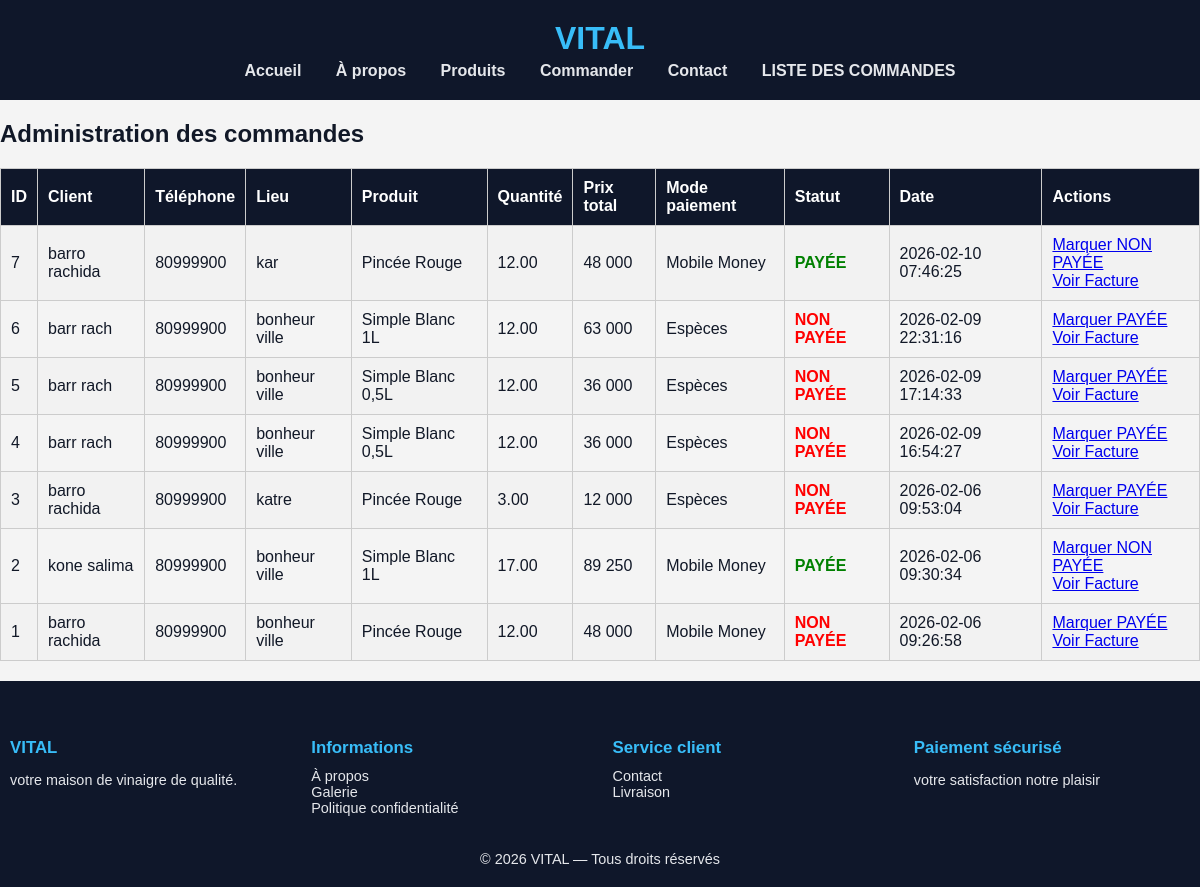
Page /livraison.php on the committed database.
### tables this page shows
CREATE TABLE IF NOT EXISTS `livraisons` (
  `id` int NOT NULL AUTO_INCREMENT,
  `nom` varchar(100) NOT NULL,
  `prenom` varchar(100) NOT NULL,
  `telephone` varchar(20) NOT NULL,
  `lieu` varchar(255) NOT NULL,
  `libelle_produit` varchar(150) NOT NULL,
  `quantite` decimal(4,2) NOT NULL,
  `prix_unitaire` int NOT NULL,
  `prix_total` int NOT NULL,
  `statut` enum('NON PAYÉE','PAYÉE') DEFAULT 'NON PAYÉE',
  `mode_paiement` enum('Espèces','Mobile Money','Carte bancaire','Autre') DEFAULT 'Espèces',
  `date_commande` timestamp NULL DEFAULT CURRENT_TIMESTAMP,
  PRIMARY KEY (`id`)
);

### livraison.php (the view, shortened to what this page needs)
<?php
include 'config.php';
$stmt = $pdo->query("SELECT * FROM livraisons ORDER BY date_commande DESC");
$commandes = $stmt->fetchAll(PDO::FETCH_ASSOC);
?>
<?php include 'header.php'; ?>
<h2>Administration des commandes</h2>
<table class="table-commandes">
<tr><th>ID</th><th>Client</th><th>Téléphone</th><th>Lieu</th><th>Produit</th><th>Quantité</th><th>Prix total</th><th>Mode paiement</th><th>Statut</th><th>Date</th><th>Actions</th></tr>
<?php foreach($commandes as $c): ?>
<tr>
<td><?= $c['id'] ?></td>
<td><?= $c['nom'].' '.$c['prenom'] ?></td>
<td><?= $c['telephone'] ?></td>
<td><?= $c['lieu'] ?></td>
<td><?= $c['libelle_produit'] ?></td>
<td><?= $c['quantite'] ?></td>
<td><?= number_format($c['prix_total'],0,","," ") ?></td>
<td><?= $c['mode_paiement'] ?></td>
<td class="<?= $c['statut']=='PAYÉE'?'paye':'non-paye' ?>"><?= $c['statut'] ?></td>
<td><?= $c['date_commande'] ?></td>
<td>
<?php if($c['statut']=='NON PAYÉE'): ?>
<a href="?id_status=<?= $c['id'] ?>&status=PAYÉE">Marquer PAYÉE</a>
<?php else: ?>
<a href="?id_status=<?= $c['id'] ?>&status=NON PAYÉE">Marquer NON PAYÉE</a>
<?php endif; ?>
<br>
<a href="facture.php?id=<?= $c['id'] ?>" target="_blank">Voir Facture</a>
</td>
</tr>
<?php endforeach; ?>
</table>
<?php include 'pied_de_page.php'; ?>

### header.php
<header class="header">
  <h1>VITAL</h1>
  <nav>
    <a href="index.php">Accueil</a>
    <a href="a_propos.php">À propos</a>
    <a href="produits.php">Produits</a>
    <a href="commande_form.php">Commander</a>
    <a href="contact.php">Contact</a>
    <a href="livraison.php">LISTE DES COMMANDES</a>
  </nav>
</header>

### pied_de_page.php (shortened to what this page needs)
<!DOCTYPE html>
<html lang="en">
<head>
  <link rel="stylesheet" href="style.css">
</head>
<body>
</body>
</html>
<footer class="site-footer">
  <div class="site-footer-container">
    <div class="site-footer-box">
      <h3>VITAL</h3>
      <p>votre maison de vinaigre de qualité.</p>
    </div>
    <div class="site-footer-box">
      <h3>Informations</h3>
      <ul>
        <li><a href="a_propos.php">À propos</a></li>
        <li><a href="galerie.php">Galerie</a></li>
        <li><a href="#">Politique confidentialité</a></li>
      </ul>
    </div>
    <div class="site-footer-box">
      <h3>Service client</h3>
      <ul>
        <li><a href="contact.php">Contact</a></li>
        <li><a href="livraison.php">Livraison</a></li>
      </ul>
    </div>
    <div class="site-footer-box">
      <h3>Paiement sécurisé</h3>
      <p>votre satisfaction notre plaisir</p>
    </div>
  </div>
  <div class="site-footer-bottom">© 2026 VITAL — Tous droits réservés</div>
</footer>

### style.css (style rules this page uses)
body { font-family: Arial, sans-serif; margin:0; padding:0; background:#f9fafb; color:#111827; }
.header { background:#0f172a; color:#e5e7eb; text-align:center; padding:20px 10px; }
.header h1 { color:#38bdf8; margin:0 0 5px 0; }
.header nav a { color:#e5e7eb; text-decoration:none; margin:0 15px; font-weight:bold; }
.site-footer { background:#0f172a; color:#e5e7eb; padding:20px 10px; font-size:0.9em; }
.site-footer h3 { color:#38bdf8; margin-bottom:10px; }
.site-footer-container { display:grid; grid-template-columns:repeat(auto-fit,minmax(220px,1fr)); gap:25px; padding:20px 0; }
.site-footer-box ul { list-style:none; padding:0; margin:0; }
.site-footer-box ul li a { color:#e5e7eb; text-decoration:none; }
.site-footer-bottom { text-align:center; margin-top:15px; }
.table-commandes, .table-facture { width:100%; border-collapse:collapse; margin:20px 0; }
.table-commandes th, .table-commandes td, .table-facture th, .table-facture td { border:1px solid #ccc; padding:10px; }
.table-commandes th, .table-facture th { background:#0f172a; color:white; text-align:left; }
.table-commandes tr:nth-child(even), .table-facture tr:nth-child(even) { background:#f2f2f2; }
.paye { color:green; font-weight:bold; }
.non-paye { color:red; font-weight:bold; }
body { font-family: Arial, sans-serif; background: #f4f4f4; }
h1 { text-align: center; margin-bottom: 20px; }
.paye { color: green; font-weight: bold; }
.non-paye { color: red; font-weight: bold; }
h1 { text-align:center; margin-bottom:20px; }

### rows in the picture
livraisons: id "7", nom "barro", prenom "rachida", telephone "80999900", lieu "kar", libelle_produit "Pincée Rouge", quantite "12.00", prix_total "48 000", mode_paiement "Mobile Money", statut "PAYÉE", date_commande "2026-02-10 07:46:25"
livraisons: id "6", nom "barr", prenom "rach", telephone "80999900", lieu "bonheur ville", libelle_produit "Simple Blanc 1L", quantite "12.00", prix_total "63 000", mode_paiement "Espèces", statut "NON PAYÉE", date_commande "2026-02-09 22:31:16"
livraisons: id "5", nom "barr", prenom "rach", telephone "80999900", lieu "bonheur ville", libelle_produit "Simple Blanc 0,5L", quantite "12.00", prix_total "36 000", mode_paiement "Espèces", statut "NON PAYÉE", date_commande "2026-02-09 17:14:33"
livraisons: id "4", nom "barr", prenom "rach", telephone "80999900", lieu "bonheur ville", libelle_produit "Simple Blanc 0,5L", quantite "12.00", prix_total "36 000", mode_paiement "Espèces", statut "NON PAYÉE", date_commande "2026-02-09 16:54:27"
livraisons: id "3", nom "barro", prenom "rachida", telephone "80999900", lieu "katre", libelle_produit "Pincée Rouge", quantite "3.00", prix_total "12 000", mode_paiement "Espèces", statut "NON PAYÉE", date_commande "2026-02-06 09:53:04"
livraisons: id "2", nom "kone", prenom "salima", telephone "80999900", lieu "bonheur ville", libelle_produit "Simple Blanc 1L", quantite "17.00", prix_total "89 250", mode_paiement "Mobile Money", statut "PAYÉE", date_commande "2026-02-06 09:30:34"
livraisons: id "1", nom "barro", prenom "rachida", telephone "80999900", lieu "bonheur ville", libelle_produit "Pincée Rouge", quantite "12.00", prix_total "48 000", mode_paiement "Mobile Money", statut "NON PAYÉE", date_commande "2026-02-06 09:26:58"
